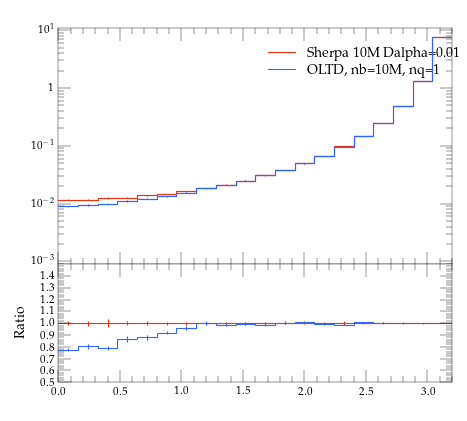

Here is the Python script that generated this plot:
#! /usr/bin/env python

# This Python script was auto-generated using YODA v2.0.0.
# Analysis object: /evtb/inc_tjb_dphi
# Timestamp: 13-04-2024 (07:56:31)

import matplotlib as mpl
import matplotlib.pyplot as plt
mpl.use('Agg') # comment out for interactive use
import os
import numpy as np

plotDir = os.path.split(os.path.realpath(__file__))[0]
if 'YODA_USER_PLOT_PATH' in globals():
    plot_outdir = globals()['YODA_USER_PLOT_PATH']
else:
    plot_outdir = plotDir

#plot style
plt.style.use(os.path.join(plotDir, '../default.mplstyle'))
# plot metadata
figW, figH = plt.rcParams['figure.figsize']
ax_xLabel = r''
ax_yLabel = r''
ax_title  = r''
ax_xScale = 'linear'
ax_yScale = 'log'
xLims = (0.0, 3.2)
yLims = (0.0009000000000000001, 11.0)

# TeX-friendly labels for the legend
labels = [ r"Sherpa 10M Dalpha=0.01", r"OLTD, nb=10M, nq=1" ]

# Create figure and axis objects
fig, (ax, ratio0_ax) = plt.subplots(2, 1, sharex=True,
                  figsize=(figW,figH), gridspec_kw={'height_ratios': (2, 1)})
ratio0_ax.yaxis.set_major_locator(mpl.ticker.MultipleLocator(0.1))
ratio0_ax.set_ylim(0.5, 1.4999)
ratio0_ax.set_ylabel('Ratio')

# LineColor map: curve index -> color
linecolors = {0: '#EE3311', 1: '#3366FF'}
# the numerical data is stored in a separate file
dataf = dict()
prefix = os.path.split(__file__)[0]
if prefix:    prefix = prefix + '/'
exec(open(prefix+'inc_tjb_dphi__data.py').read(), dataf)


legend_handles = [] # keep track of handles for the legend

# style options for curves
# starts at zorder>=5 to draw curve on top of legend
styles = {
  'curve0': {
    'color' : linecolors[0],
    'linestyle' : '-',
    'marker' : 'o',
    'zorder' : 5,
    'histstyle' : True,
  },
  'curve1': {
    'color' : linecolors[1],
    'linestyle' : '-',
    'marker' : 'o',
    'zorder' : 6,
    'histstyle' : True,
  },
}
# curve from input yoda files in main panel
for label in dataf['yvals'].keys():
    if all(np.isnan(v) for v in dataf['yvals'][label]):
        continue
    tmp = None
    if styles[label]['histstyle']: # draw as histogram
        tmp, = ax.plot(dataf['xedges'], dataf['yedges'][label],
                       color=styles[label]['color'],
                       linestyle=styles[label]['linestyle'],
                       drawstyle='steps-pre', solid_joinstyle='miter',
                       zorder=styles[label]['zorder'], label=label)
        ax.errorbar(dataf['xpoints'], dataf['yvals'][label], color=styles[label]['color'],
                    xerr=dataf['xerrs'], yerr=[dataf['ydowns'][label], dataf['yups'][label]],
                    linestyle='none', zorder=styles[label]['zorder'])
    else: # draw as scatter
        tmp = ax.errorbar(dataf['xpoints'], dataf['yvals'][label],
                          xerr=dataf['xerrs'],
                          yerr=[ dataf['ydowns'][label],
                          dataf['yups'][label] ],
                          fmt=styles[label]['marker'],
                          ecolor=styles[label]['color'],
                          color=styles[label]['color'], zorder=2)
        tmp[-1][0].set_linestyle(styles[label]['linestyle'])
    legend_handles += [tmp]
    for varLabel in dataf['variation_yvals'].keys():
        if varLabel.startswith(label):
            tmp, = ax.plot(dataf['xedges'], dataf['variation_yvals'][varLabel],
                           color=styles[label]['color'],
                           linestyle=styles[label]['linestyle'],
                           drawstyle='steps-pre', solid_joinstyle='miter',
                           zorder=styles[label]['zorder'], alpha=0.5)


# plots on ratio panel
# curve from input yoda files in ratio panel
for label, yvals in dataf['ratio0_yvals'].items():
    if all(np.isnan(v) for v in yvals):
        continue
    if styles[label]['histstyle']: # plot as histogram
        ratio0_ax.plot(dataf['xedges'], yvals,
                       color=styles[label]['color'],
                       linestyle=styles[label]['linestyle'],
                       drawstyle='steps-pre', zorder=1,
                       solid_joinstyle='miter')
        ratio0_ax.vlines(dataf['xpoints'],
                         dataf['ratio0_ymin'][label],
                         dataf['ratio0_ymax'][label],
                         color=styles[label]['color'], zorder=1)
    else: # plot as scatter
        tmp = ratio0_ax.errorbar(dataf['xpoints'],
                                 yvals, xerr=dataf['xerrs'],
                                 yerr=dataf['ratio0_yerrs'][label],
                                 fmt=styles[label]['marker'],
                                 ecolor=styles[label]['color'],
                                 color=styles[label]['color'])
        tmp[-1][0].set_linestyle(styles[label]['linestyle'])

    for varlabel in dataf['ratio0_variation_vals'].keys():
        if varlabel.startswith(label):
            ratio0_ax.plot(dataf['xedges'],
                            dataf['ratio0_variation_vals'][varlabel],
                            color=styles[label]['color'],
                            linestyle=styles[label]['linestyle'],
                            drawstyle='steps-pre', solid_joinstyle='miter',
                            zorder=1, alpha=0.5)

legend_pos = (0.5, 0.97)
ax.legend(legend_handles, labels, loc='upper left', bbox_to_anchor=legend_pos)

# set plot metadata as defined above
ratio0_ax.set_xlabel(ax_xLabel)
ratio0_ax.xaxis.set_label_coords(1., -.15)
ax.set_ylabel(ax_yLabel, loc='top')
ax.set_title(ax_title, loc='left')
ax.set_xscale(ax_xScale)
ax.set_yscale(ax_yScale)
ax.set_xlim(xLims)
ax.set_ylim(yLims)

# tick formatting
plt.rcParams['xtick.top'] = True
plt.rcParams['ytick.right'] = True
ax.yaxis.set_major_locator(mpl.ticker.LogLocator(base=10.0, numticks=np.inf))
ax.yaxis.set_minor_locator(mpl.ticker.LogLocator(
                           base=10.0, subs=np.arange(0.1, 1, 0.1), numticks=np.inf))
fig.align_ylabels((ax, ratio0_ax))
plt.savefig(os.path.join(plot_outdir, 'inc_tjb_dphi.pdf'), format='PDF')
plt.savefig(os.path.join(plot_outdir, 'inc_tjb_dphi.png'), format='PNG')

plt.close(fig)
